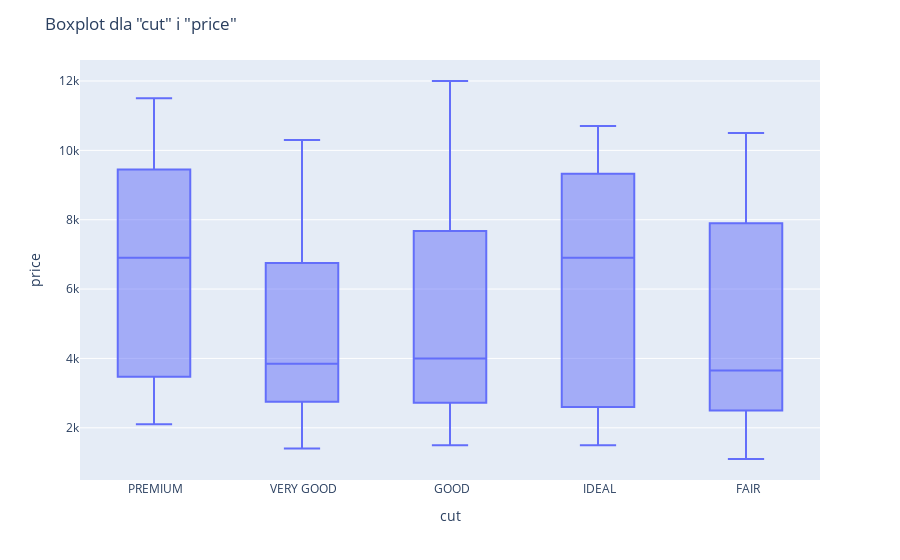

The notebook cell this image was saved under:
### Code cell
fig = px.box(data, x='cut', y='price')

# Jeśli potrzebujesz dostosować wykres, możesz użyć różnych opcji, na przykład:
fig.update_layout(title='Boxplot dla "cut" i "price"', xaxis_title='cut', yaxis_title='price')

# Wyświetlenie wykresu
fig.show()

### Figure 1 — Plotly figure (JSON) as saved in the notebook; plotly's stock layout.template omitted (floating-point values rounded to 4 significant figures; data arrays with more than 128 entries replaced by an {"elided": "..."} marker saying what was removed)
{"data": [{"alignmentgroup": "True", "hovertemplate": "cut=%{x}<br>price=%{y}<extra></extra>", "legendgroup": "", "marker": {"color": "#636efa"}, "name": "", "notched": false, "offsetgroup": "", "orientation": "v", "showlegend": false, "type": "box", "x": {"elided": "165 str values"}, "x0": " ", "xaxis": "x", "y": {"elided": "165 int values"}, "y0": " ", "yaxis": "y"}], "layout": {"boxmode": "group", "legend": {"tracegroupgap": 0}, "margin": {"t": 60}, "title": {"text": "Boxplot dla \"cut\" i \"price\""}, "xaxis": {"anchor": "y", "domain": [0, 1], "title": {"text": "cut"}}, "yaxis": {"anchor": "x", "domain": [0, 1], "title": {"text": "price"}}}}
